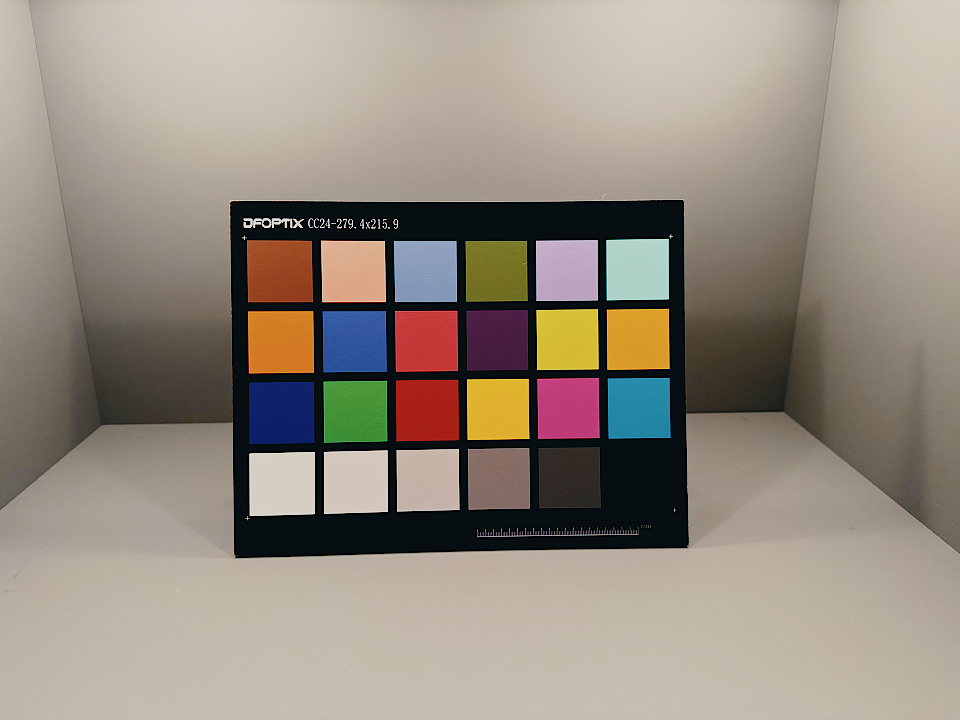
#> input picture evidence/colorchart-2026-11-11/reference/fujifilm_pro_400h.png, 960 x 720 px; the run also reads 2 pictures not shown here
$ python measure.py
#> lines starting #> are read from the running program, lines starting #| are printed output that depends on the picture
from pathlib import Path
import numpy as np
from PIL import Image
import json,hashlib
p=Path(__file__).resolve().parent
def rgb(f,resize=False):
#> called with resize = False
 im=Image.open(f).convert('RGB')
#> im is the input picture: PIL image 960x720 RGB; mean R, G, B 150.9, 140.3, 128.9
 if resize: im=im.resize((960,720), Image.Resampling.LANCZOS)
 assert im.size==(960,720)
 return np.asarray(im).astype(float)
#> call 2 of rgb, with resize = True
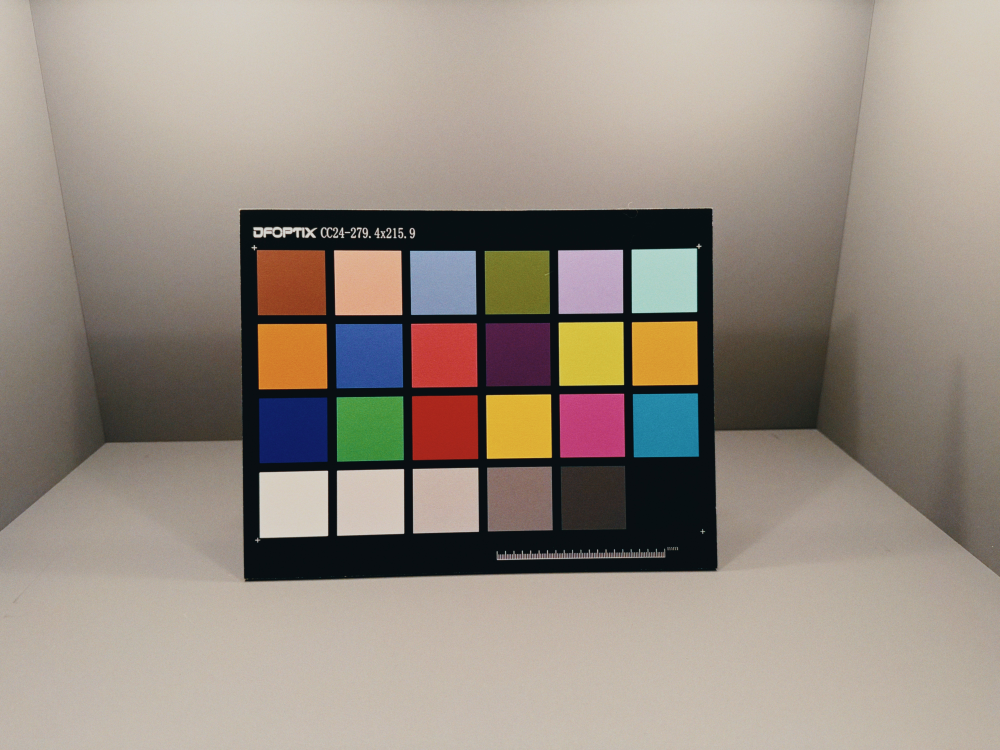
#> input picture evidence/colorchart-2026-11-11/ios/IMG_5412.JPG, 4000 x 3000 px (shown at 1/4 size)
#> in rgb, im is the input picture: PIL image 4000x3000 RGB; mean R, G, B 151.8, 141, 130.4
def patches(a):
 return np.array([a[2*y-12:2*y+12,2*x-12:2*x+12].mean((0,1)) for y in (135,170,205,240) for x in (140,177,213,249,284,319)])
def stats(a,b):
 e=a-b; c=patches(a)-patches(b)
#> after `e = a - b`:
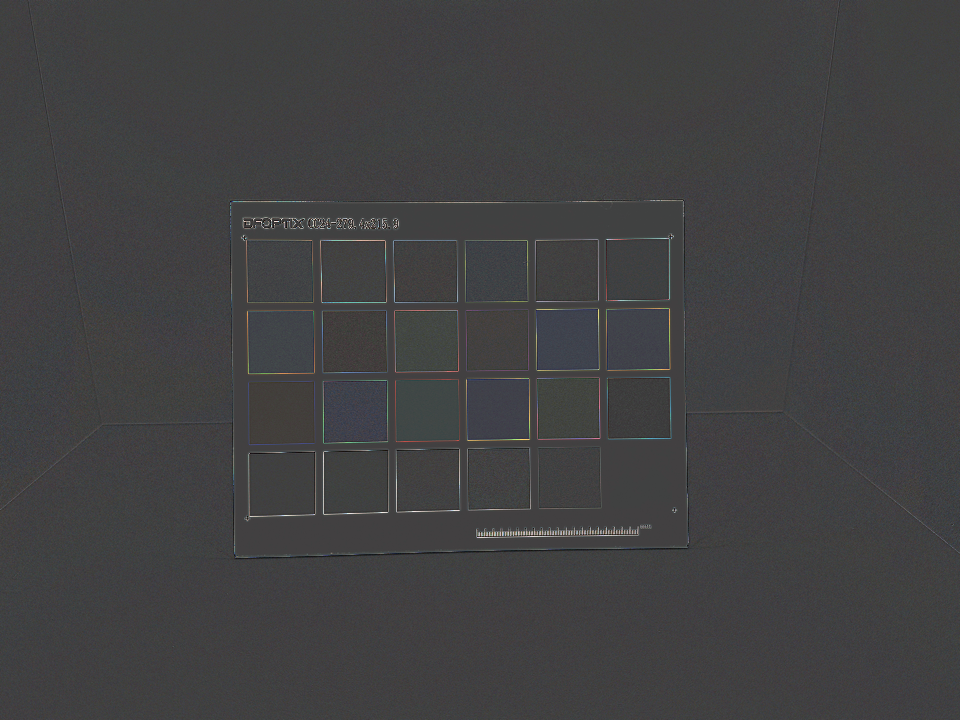
#> e: shape (720, 960, 3) float64; mean of channels 0, 1, 2 0.9, 0.7, 1.5; drawn with min black and max white
#> after `c = patches(a) - patches(b)`: c = 24 rows, first 8: [1.38, 2.07, 3.56], [1.82, 1.58, 1.22], [1.55, -0.141, -0.292], [-1, 1.04, 4.06], [0.729, 0.0764, 0.189], [-0.807, -0.0174, 0.675], [0.753, 3.93, 7.38], [0.543, -1.91, -3.04]
 return {'rgb_mae':abs(e).mean(),'patch_mae':abs(c).mean(),'patch_bias_rgb':c.mean(0).tolist(),'exact_pct':100*(e==0).all(2).mean()}
ref=rgb(p.parent/'reference/fujifilm_pro_400h.png'); prev=rgb(p.parent/'ios/IMG_5412.JPG',True); a,b=[rgb(p/f'IMG_{n}.JPG') for n in (5421,5422)]
assert (p/'device-input.png').read_bytes()==(p.parent/'reference/input.png').read_bytes()
results=dict(input_sha256=hashlib.sha256((p/'device-input.png').read_bytes()).hexdigest(),original_HEIC_vs_reference=stats(prev,ref),shared_PNG_first_vs_reference=stats(a,ref),shared_PNG_second_vs_reference=stats(b,ref),repeat_iOS=stats(a,b))
#> in stats (call 2), `e = a - b`:
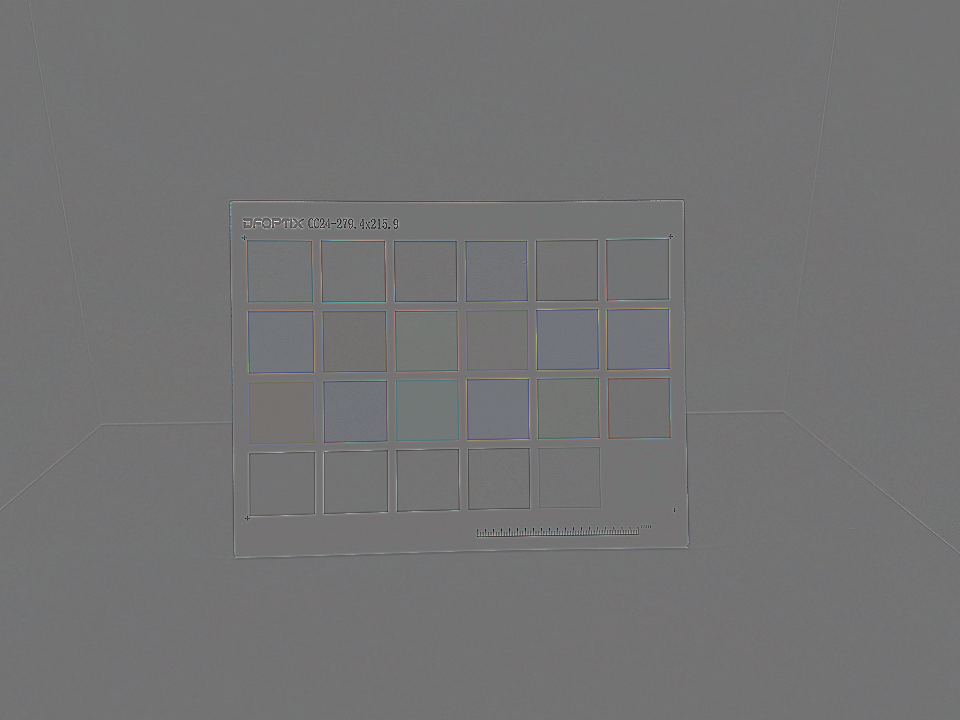
#> e: shape (720, 960, 3) float64; mean R, G, B 0.2, 0, 0.7; drawn with min black and max white
#> in stats (call 2), `c = patches(a) - patches(b)`: c = 24 rows, first 8: [0.604, 1.95, 2.62], [0.427, 1.29, 1.38], [0.066, -0.991, -0.158], [-1.17, -0.0122, 3.74], [0.776, -0.868, 0.323], [-1.43, 0.274, 0.604], [-0.628, 2.53, 7.12], [-0.411, -3.45, -3.7]
#> in stats (call 4), `e = a - b`: e: shape (720, 960, 3) float64; every value is 0
#> in stats (call 4), `c = patches(a) - patches(b)`: c = 24 rows, first 8: [0, 0, 0], [0, 0, 0], [0, 0, 0], [0, 0, 0], [0, 0, 0], [0, 0, 0], [0, 0, 0], [0, 0, 0]
#> results = 5 items
print(json.dumps(results,indent=2));(p/'results.json').write_text(json.dumps(results,indent=2))
#> (printed output is left out)
